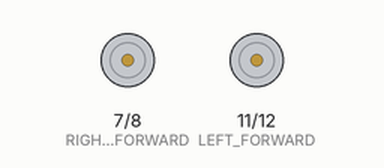
This sketch was run on a simulated Arduino Uno, built with avr-gcc and run on an emulated ATmega328P. Shown: motor-driver pin pairs drawn as motors (green arrow = first pin HIGH = forward, orange = second pin HIGH = backward, longer = more drive).

Above: at 0.5 s.
At 1.5 s:
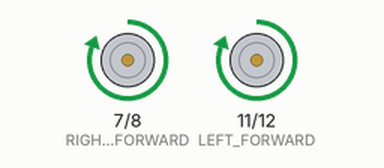
At 3.5 s:
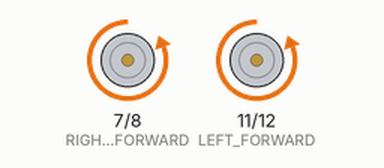
Timing chart, 0 to 5.2 s (numbered marks = the images above):
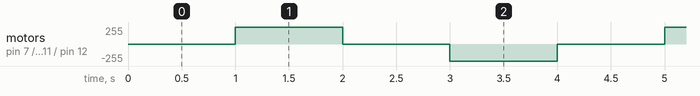

The sketch:

TASK4.ino
```cpp
const int RIGHT_FORWARD = 7;
const int RIGHT_BACK = 8;
const int POWER_1 = 9;
const int POWER_2 = 10;
const int LEFT_FORWARD = 11;
const int LEFT_BACK = 12;

void setup() {
  pinMode(RIGHT_FORWARD, OUTPUT);
  pinMode(RIGHT_BACK, OUTPUT);
  pinMode(POWER_1, OUTPUT);
  pinMode(POWER_2, OUTPUT);
  pinMode(LEFT_FORWARD, OUTPUT);
  pinMode(LEFT_BACK, OUTPUT);

}

// the loop function runs over and over again forever
void loop() {
  digitalWrite(LEFT_BACK, LOW);
  digitalWrite(RIGHT_BACK, LOW);
  delay(1000);
  forwards(1000);
  digitalWrite(LEFT_FORWARD, LOW);
  digitalWrite(RIGHT_FORWARD, LOW);
  delay(1000);
  digitalWrite(LEFT_BACK, HIGH);
  digitalWrite(RIGHT_BACK, HIGH);
  delay(1000);
  //This code makes the rover drive forwards for 1 second, pause then drive back for one second
}

void forwards(int milliseconds){
  digitalWrite(POWER_1, HIGH);
  digitalWrite(POWER_2, HIGH);
  digitalWrite(LEFT_FORWARD, HIGH);
  digitalWrite(RIGHT_FORWARD, HIGH);
  delay(milliseconds);
}
//This is the forward function
```

Measured:
- by itself, motor on pin 7 (RIGHT_FORWARD) / pin 8 (RIGHT_BACK), motor on pin 11 (LEFT_FORWARD) / pin 12 (LEFT_BACK): repeats every 4.0 s: stopped 1.0 s, backward 255/255 1.0 s, stopped 1.0 s, forward 255/255 1.0 s
